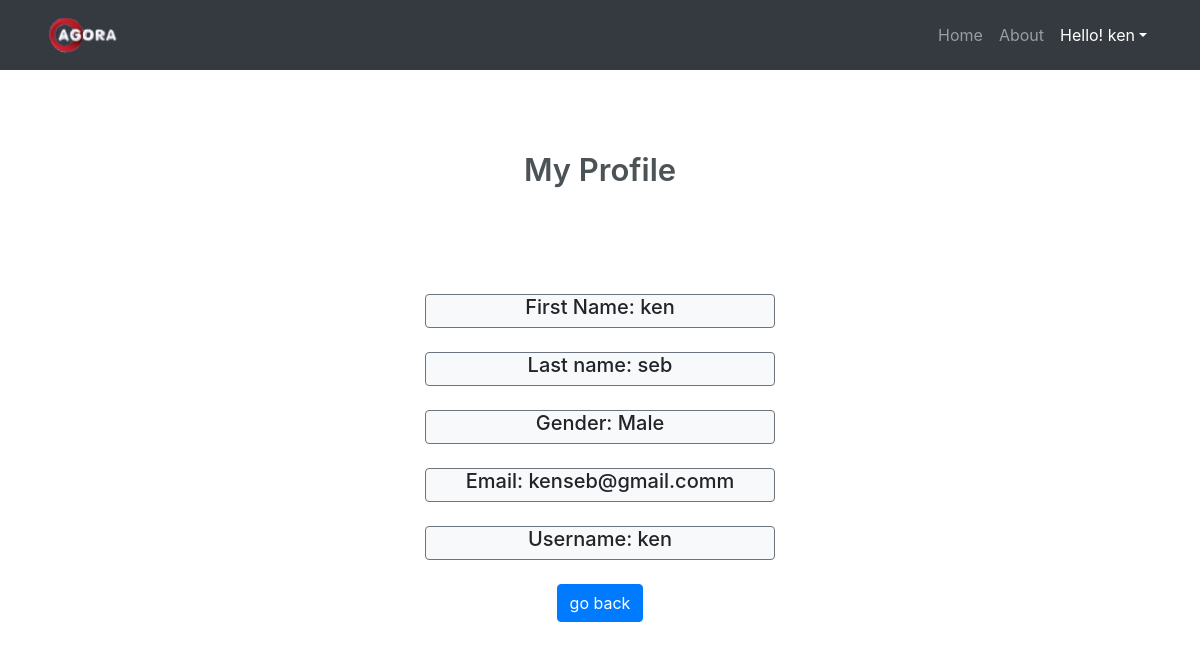
Screenshot of /profile.php (signed in) with the database file from the repository.
### tables this page shows
CREATE TABLE `tbl_user` (
  `user_id` int(11) NOT NULL,
  `fname` varchar(30) NOT NULL,
  `lname` varchar(30) NOT NULL,
  `gender` varchar(10) NOT NULL,
  `email` varchar(25) NOT NULL,
  `username` varchar(25) NOT NULL,
  `password` varchar(50) NOT NULL,
  `user_upvote` int(20) NOT NULL DEFAULT 1,
  `user_downvote` int(20) NOT NULL DEFAULT 1
);

### public_html/profile.php (the view, shortened to what this page needs)
<?php
  if (isset($_SESSION['username'])&&$_SESSION['username']!=""){
    $username=$_SESSION['username'];
  }
  else
  {
  }
?>
<html lang="en">
<head>
    <link href="vendor/bootstrap/css/bootstrap.min.css" rel="stylesheet">
    <link href="vendor/bootstrap/css/buttons.css" rel="stylesheet">
</head>
<body>
<nav class="navbar navbar-expand-lg navbar-dark bg-dark static-top">
    <div class="container">
    <a class="navbar-brand" href="index.php"><img src="img/logo/agora.png" alt="logo" style="width:80px"></a>
      <div class="collapse navbar-collapse" id="navbarResponsive">
        <ul class="navbar-nav ml-auto">
          <li class="nav-item ">
            <a class="nav-link" href="index.php">Home
            </a>
          </li>
          <li class="nav-item">
            <a class="nav-link" href="#">About</a>
          </li>
          <?php
              if (isset($_SESSION['username'])&&$_SESSION['username']!="")
              {
                echo '<li class="nav-item dropdown active">
                <a class="nav-link dropdown-toggle" href="#" id="navbarDropdown" role="button" data-toggle="dropdown" aria-haspopup="true" aria-expanded="false">Hello! '.$username.'</a>
                <div class="dropdown-menu" aria-labelledby="navbarDropdown">
                  <a class="dropdown-item" href="profile.php">Profile</a>
                  <a class="dropdown-item" href="profilesetting.php">Settings</a>
                  <a class="dropdown-item" href="logout.php">Log Out</a>
                </div>
              </li>';
              }
            ?>
        </ul>
      </div>
    </div>
  </nav>
   <div class="container">
      <div class="col-md-6 mx-auto text-center">
         <div class="header-title">
            <h1 class="wv-heading--title">
               My Profile
            </h1>
         </div>
      </div>
      <div class="row">
         <div class="col-md-4 mx-auto">
            <div class="myform form ">
               <form action="index.php" method="post" name="signup">
				 <?php
				  if (isset($_SESSION['username'])&&$_SESSION['username']!=""){
              $username=$_SESSION['username'];
				include 'db.php';
				$selectquery =" select *from tbl_user where username='$username'";
				$query = mysqli_query($con,$selectquery );
				while($res = mysqli_fetch_array($query))
				{
				?>
				<div class="card bg-light border-secondary my-4">
                     <h5 class="text-center">First Name:  <?php echo $res['fname']; ?></h5>
                  </div>
                  <div class="card bg-light border-secondary my-4">
                  <h5 class="text-center">Last name: <?php echo $res['lname']; ?></h5>
                  </div>
                  <div class="card bg-light border-secondary my-4">
                  <h5 class="text-center">Gender: <?php echo $res['gender']; ?></h5>
                  </div>
                  <div class="card bg-light border-secondary my-4">
                  <h5 class="text-center">Email: <?php echo $res['email']; ?></h5>
                  </div>
                  <div class="card bg-light border-secondary my-4">
                  <h5 class="text-center"> Username: <?php echo $res['username']; ?></h5>
                  </div>
				<?php
				}
				 }
				?>
                  <div class="text-center ">
                     <button class="btn btn-primary">go back</button>
                  </div>
               </form>
            </div>
         </div>
      </div>
   </div>
</body>
</html>

### rows the page displays
tbl_user: fname "ken", lname "seb", gender "Male", email "kenseb@gmail.comm", username "ken"

### other values shown
$username "ken"
